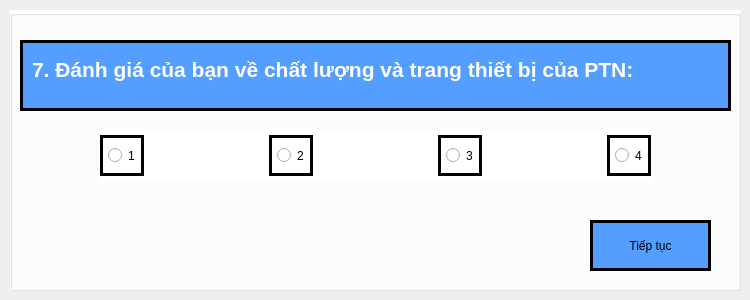
   <widget class="QWidget" name="page_6">
    <widget class="QGroupBox" name="groupBox_8">
     <property name="geometry">
      <rect>
       <x>10</x>
       <y>10</y>
       <width>731</width>
       <height>281</height>
      </rect>
     </property>
     <property name="styleSheet">
      <string notr="true">background-color: #ffffff;</string>
     </property>
     <property name="title">
      <string/>
     </property>
     <widget class="QTextBrowser" name="textBrowser_12">
      <property name="geometry">
       <rect>
        <x>10</x>
        <y>30</y>
        <width>711</width>
        <height>71</height>
       </rect>
      </property>
      <property name="styleSheet">
       <string notr="true">background-color: #549eff;
padding: 10px 5px;
border: 3px solid black;</string>
      </property>
      <property name="html">
       <string>&lt;!DOCTYPE HTML PUBLIC &quot;-//W3C//DTD HTML 4.0//EN&quot; &quot;http://www.w3.org/TR/REC-html40/strict.dtd&quot;&gt;
&lt;html&gt;&lt;head&gt;&lt;meta name=&quot;qrichtext&quot; content=&quot;1&quot; /&gt;&lt;style type=&quot;text/css&quot;&gt;
p, li { white-space: pre-wrap; }
&lt;/style&gt;&lt;/head&gt;&lt;body style=&quot; font-family:'PibotoLt'; font-size:8pt; font-weight:400; font-style:normal;&quot;&gt;
&lt;p style=&quot; margin-top:0px; margin-bottom:0px; margin-left:0px; margin-right:0px; -qt-block-indent:0; text-indent:0px;&quot;&gt;&lt;span style=&quot; font-size:16pt; font-weight:600; color:#ffffff;&quot;&gt;7. Đánh giá của bạn về chất lượng và trang thiết bị của PTN:&lt;/span&gt;&lt;/p&gt;&lt;/body&gt;&lt;/html&gt;</string>
      </property>
     </widget>
     <widget class="QPushButton" name="next_3">
      <property name="geometry">
       <rect>
        <x>580</x>
        <y>210</y>
        <width>121</width>
        <height>51</height>
       </rect>
      </property>
      <property name="styleSheet">
       <string notr="true">background-color: #549eff;
font: 75 italic 12pt &quot;Sans&quot;;
padding: 10px 5px;
border: 3px solid black;
</string>
      </property>
      <property name="text">
       <string>Tiếp tục</string>
      </property>
     </widget>
     <widget class="QWidget" name="layoutWidget_5">
      <property name="geometry">
       <rect>
        <x>90</x>
        <y>120</y>
        <width>551</width>
        <height>51</height>
       </rect>
      </property>
      <layout class="QHBoxLayout" name="horizontalLayout_7">
       <item>
        <widget class="QRadioButton" name="ra1_5">
         <property name="styleSheet">
          <string notr="true">font: 75 italic 12pt &quot;Sans&quot;;
padding: 10px 5px;
border: 3px solid black;</string>
         </property>
         <property name="text">
          <string>1</string>
         </property>
        </widget>
       </item>
       <item>
        <spacer name="horizontalSpacer_19">
         <property name="orientation">
          <enum>Qt::Horizontal</enum>
         </property>
         <property name="sizeHint" stdset="0">
          <size>
           <width>40</width>
           <height>20</height>
          </size>
         </property>
        </spacer>
       </item>
       <item>
        <widget class="QRadioButton" name="ra1_6">
         <property name="styleSheet">
          <string notr="true">font: 75 italic 12pt &quot;Sans&quot;;
padding: 10px 5px;
border: 3px solid black;
</string>
         </property>
         <property name="text">
          <string>2</string>
         </property>
        </widget>
       </item>
       <item>
        <spacer name="horizontalSpacer_20">
         <property name="orientation">
          <enum>Qt::Horizontal</enum>
         </property>
         <property name="sizeHint" stdset="0">
          <size>
           <width>40</width>
           <height>20</height>
          </size>
         </property>
        </spacer>
       </item>
       <item>
        <widget class="QRadioButton" name="ra1_7">
         <property name="styleSheet">
          <string notr="true">font: 75 italic 12pt &quot;Sans&quot;;
padding: 10px 5px;
border: 3px solid black;
</string>
         </property>
         <property name="text">
          <string>3</string>
         </property>
        </widget>
       </item>
       <item>
        <spacer name="horizontalSpacer_21">
         <property name="orientation">
          <enum>Qt::Horizontal</enum>
         </property>
         <property name="sizeHint" stdset="0">
          <size>
           <width>40</width>
           <height>20</height>
          </size>
         </property>
        </spacer>
       </item>
       <item>
        <widget class="QRadioButton" name="ra1_8">
         <property name="styleSheet">
          <string notr="true">font: 75 italic 12pt &quot;Sans&quot;;
padding: 10px 5px;
border: 3px solid black;</string>
         </property>
         <property name="text">
          <string>4</string>
         </property>
        </widget>
       </item>
      </layout>
     </widget>
    </widget>
   </widget>
